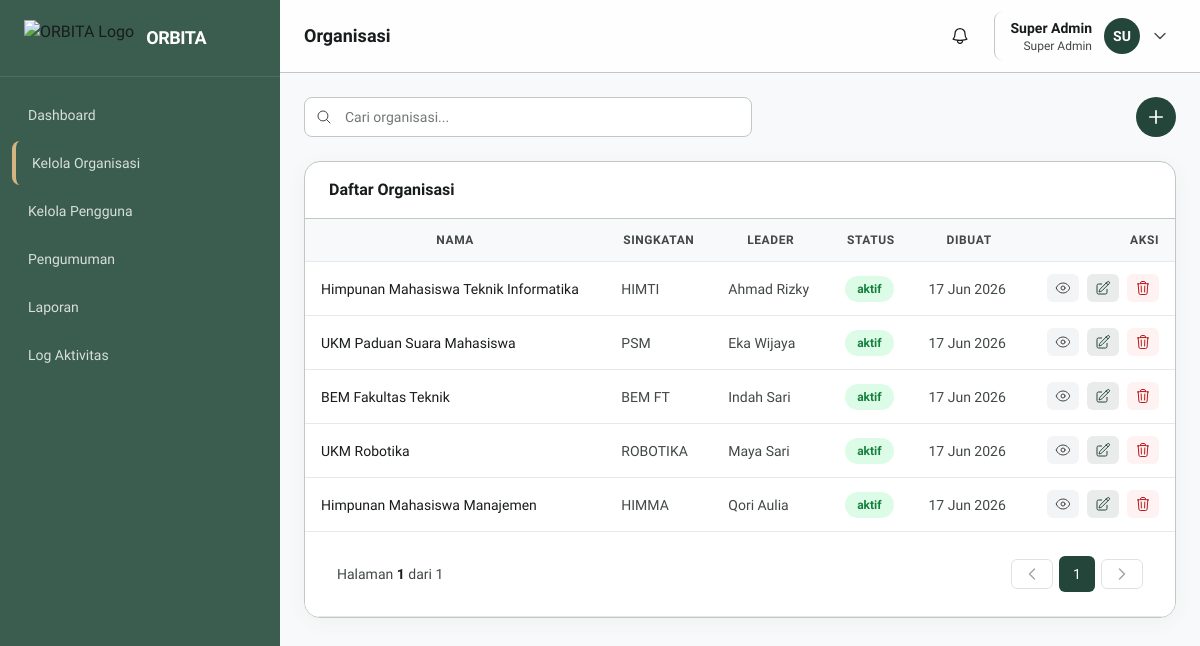
Page /pages/organisasi/index.php (signed in) on the committed database.
### tables this page shows
CREATE TABLE organisasi (
    id INT AUTO_INCREMENT PRIMARY KEY,
    nama VARCHAR(150) NOT NULL,
    singkatan VARCHAR(20),
    deskripsi TEXT,
    visi TEXT,
    misi TEXT,
    logo VARCHAR(255),
    ketua_id INT DEFAULT NULL,
    status ENUM('aktif', 'nonaktif') DEFAULT 'aktif',
    deleted_at DATETIME DEFAULT NULL,
    created_at DATETIME DEFAULT CURRENT_TIMESTAMP,
    updated_at DATETIME DEFAULT CURRENT_TIMESTAMP ON UPDATE CURRENT_TIMESTAMP,
    FOREIGN KEY (ketua_id) REFERENCES users(id) ON DELETE SET NULL
);

### components/tables/organisasi.php (the view, shortened to what this page needs)
<?php
foreach ($list as $row):
?>
<tr>
    <td class="text-sm font-medium text-on-surface"><?= e($row['nama']) ?></td>
    <td class="text-sm text-on-surface-variant"><?= e($row['singkatan'] ?? '-') ?></td>
    <td class="text-sm text-on-surface-variant"><?= e($row['leader_nama'] ?? '-') ?></td>
    <td><span class="badge <?= $row['status']==='aktif' ? 'bg-green-100 text-green-700' : 'bg-gray-100 text-gray-600' ?>"><?= e($row['status']) ?></span></td>
    <td class="text-sm text-on-surface-variant"><?= e(date('d M Y', strtotime($row['created_at']))) ?></td>
    <td class="text-right whitespace-nowrap">
        <?php if ($show_arsip): ?>
            <a href="?arsip=1&restore=<?= $row['id'] ?>" title="Pulihkan" class="inline-flex items-center px-2 py-1.5 rounded-md bg-green-50 text-green-700 hover:bg-green-100 mr-1">
                <svg class="w-4 h-4" fill="none" stroke="currentColor" stroke-width="1.5" viewBox="0 0 24 24"><path stroke-linecap="round" stroke-linejoin="round" d="M9 15L3 9m0 0l6-6M3 9h12a6 6 0 010 12h-3"/></svg>
            </a>
        <?php else: ?>
            <button type="button" onclick="openDetailModal(<?= e(json_encode($row)) ?>)" title="Lihat" class="inline-flex items-center px-2 py-1.5 rounded-md bg-surface-low text-on-surface-variant hover:bg-surface-high mr-1">
            </button>
            <button type="button" onclick="openOrganisasiModal(<?= e(json_encode($row)) ?>)" title="Edit" class="inline-flex items-center px-2 py-1.5 rounded-md bg-primary/10 text-primary hover:bg-primary/20 mr-1">
            </button>
            <a href="?delete=<?= $row['id'] ?>" onclick="return confirm('Arsipkan organisasi ini?')" title="Hapus" class="inline-flex items-center px-2 py-1.5 rounded-md bg-red-50 text-error hover:bg-red-100">
            </a>
        <?php endif; ?>
    </td>
</tr>
<?php endforeach; ?>
<?php if (!empty($list) && isset($p)): ?>
<tr><td colspan="6" class="bg-white border-t border-outline-variant"><?= renderPagination($p) ?></td></tr>
<?php endif; ?>

### assets/css/custom.css (style rules this page uses)
.data-table td, .data-table th { padding: 12px 16px; border-bottom: 1px solid #e7e8e9; }
.badge { display: inline-flex; align-items: center; padding: 4px 12px; border-radius: 9999px; font-size: 12px; font-weight: 600; }

### components/head.php (style rules this page uses)
body { font-family: 'Plus Jakarta Sans', sans-serif; background-color: #f8f9fa; }

### rows in the picture
organisasi: nama "Himpunan Mahasiswa Teknik Informatika", singkatan "HIMTI", leader_nama "Ahmad Rizky", status "aktif", created_at "17 Jun 2026"
organisasi: nama "UKM Paduan Suara Mahasiswa", singkatan "PSM", leader_nama "Eka Wijaya", status "aktif", created_at "17 Jun 2026"
organisasi: nama "BEM Fakultas Teknik", singkatan "BEM FT", leader_nama "Indah Sari", status "aktif", created_at "17 Jun 2026"
organisasi: nama "UKM Robotika", singkatan "ROBOTIKA", leader_nama "Maya Sari", status "aktif", created_at "17 Jun 2026"
organisasi: nama "Himpunan Mahasiswa Manajemen", singkatan "HIMMA", leader_nama "Qori Aulia", status "aktif", created_at "17 Jun 2026"

### other values in the picture
$item['label'] "Dashboard"
$item['label'] "Kelola Organisasi"
$item['label'] "Kelola Pengguna"
$item['label'] "Pengumuman"
$item['label'] "Laporan"
$item['label'] "Log Aktivitas"
$page_title "Organisasi"
$_SESSION['nama'] "Super Admin"
$_SESSION['role'] "Super Admin"
substr($_SESSION['nama'] ?? 'U', 0, 2) "SU"
$page "1"
$totalPages "1"
